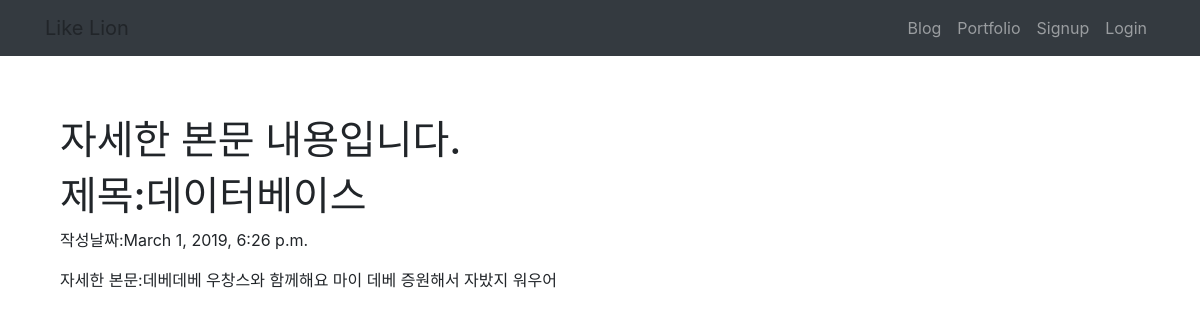
The page /myblog/2/ on the database its author committed.
### myblog/models.py (models this page shows, shortened)
class Blog(models.Model):
    title=models.CharField(max_length=200)
    pub_date=models.DateTimeField('data published')
    body=models.TextField()

### myblog/views.py (the view)
# urls.py: path('<int:blog_id>/',views.detail,name='detail'),
def detail(request,blog_id):
    blog_detail=get_object_or_404(Blog,pk=blog_id)
    return render(request,'myblog/detail.html',{'blog':blog_detail})

### myblog/templates/myblog/detail.html
{% extends 'base.html' %}
{% block contents %}
<h1>자세한 본문 내용입니다.</h1>
<h1>제목:{{blog.title}}</h1>
<p>작성날짜:{{blog.pub_date}}</p>
<p>자세한 본문:{{blog.body}}</p>
{% endblock%}

### rows shown on the page
Blog: title "데이터베이스", pub_date "March 1, 2019, 6:26 p.m.", body "데베데베 우창스와 함께해요 마이 데베 증원해서 자밨지 워우어"
